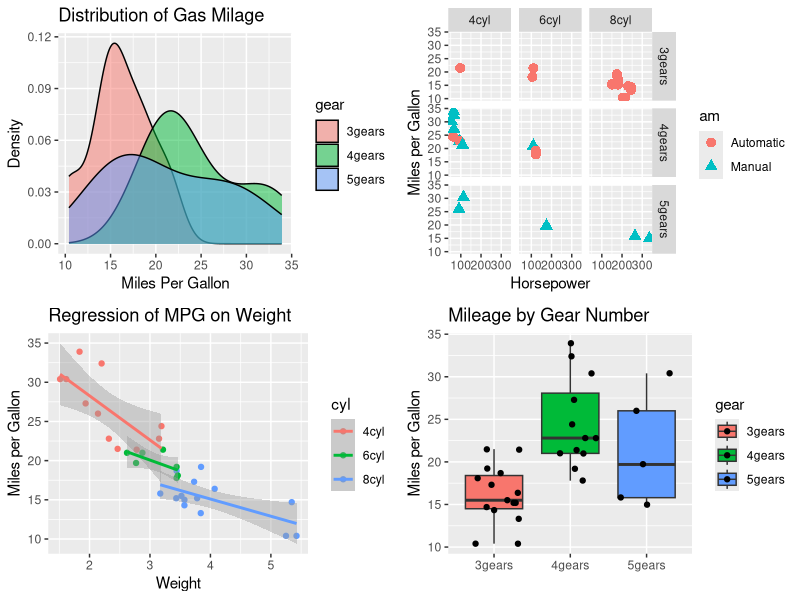

Generate this figure with R: (Note: this script raises an error after producing the figure.)
## ---- chunk 1
library(tidyverse)
library(kableExtra)
## ---- chunk 2
# create factors with value labels 
mtcars$gear <- factor(mtcars$gear,levels=c(3,4,5),
   labels=c("3gears","4gears","5gears")) 
mtcars$am <- factor(mtcars$am,levels=c(0,1),
   labels=c("Automatic","Manual")) 
mtcars$cyl <- factor(mtcars$cyl,levels=c(4,6,8),
   labels=c("4cyl","6cyl","8cyl")) 

# Kernel density plots for mpg
# grouped by number of gears (indicated by color)
p1 <- qplot(mpg, data=mtcars, geom="density", fill=gear, alpha=I(.5), 
   main="Distribution of Gas Milage", xlab="Miles Per Gallon", 
   ylab="Density")

# Scatterplot of mpg vs. hp for each combination of gears and cylinders
# in each facet, transmittion type is represented by shape and color
p2 <-qplot(hp, mpg, data=mtcars, shape=am, color=am, 
   facets=gear~cyl, size=I(3),
   xlab="Horsepower", ylab="Miles per Gallon") 

# Separate regressions of mpg on weight for each number of cylinders
p3 <- qplot(wt, mpg, data=mtcars, geom=c("point", "smooth"), 
   method="lm", formula=y~x, color=cyl, 
   main="Regression of MPG on Weight", 
   xlab="Weight", ylab="Miles per Gallon")

# Boxplots of mpg by number of gears 
# observations (points) are overlayed and jittered
p4 <- qplot(gear, mpg, data=mtcars, geom=c("boxplot", "jitter"), 
   fill=gear, main="Mileage by Gear Number",
   xlab="", ylab="Miles per Gallon")

gridExtra::grid.arrange(p1, p2, p3, p4, nrow = 2)
## ---- chunk 3
2+2
## ---- chunk 4
2 + 2
## ---- chunk 5
#2 + 2
## ---- chunk 6
2 + 3 + 4 / 3
## ---- chunk 7
(2 + 3 + 4) / 3
## ---- chunk 8
(2 + 3 + 4) / 3^2
## ---- chunk 9
((2 + 3 + 4) / 3)^2
## ---- chunk 10
1 < 2
## ---- chunk 11
1 > 2
## ---- chunk 12
2 == 2
## ---- chunk 13
2 != 2
## ---- chunk 14
(1 < 2) & (2 < 3)
## ---- chunk 15
(1 < 2) & (2 > 3)
## ---- chunk 16
(1 < 2) | (2 > 3)
## ---- chunk 17
FALSE | FALSE
## ---- chunk 18
a <- 2 ## good practice
3 -> b ## bad practice
c = -4 ## bad practice
a + b + c
## ---- chunk 19
a
## ---- chunk 20
a <- 10
a
## ---- chunk 21
args(round)
## ---- chunk 22
round(5/3)
## ---- chunk 23
round(5/3, 2)
## ---- chunk 24
round(digits = 2, x = 5/3)  ## Reihenfolge ändern = bad practice
## ---- chunk 25
sqrt(3.5^2 + 6.2^2)
## ---- chunk 26
cos((13+34)/1.5)
## ---- chunk 27
(sin(1.8) + tan(2))/cos(.3)
## ---- chunk 28
log(10, base = 5)
## ---- chunk 29
increase <- function(x, by = 1){
  x + by
}
## ---- chunk 30
increase(3)
## ---- chunk 31
increase(1:5, 1.5)
## ---- chunk 32
circum <- function(a,b) {
  2*a+2*b
}
## ---- chunk 33
circum(1, 3)
## ---- chunk 34
a ## vor ein paar Folien zugewiesen
## ---- chunk 35
A
## ---- chunk 36
(x <- c("Eins", "Zwei"))
## ---- chunk 37
c(x, "Drei", "Vier")
## ---- chunk 38
5:-5
## ---- chunk 39
x <- 1:4
x*2
## ---- chunk 40
x + c(1, 10)
## ---- chunk 41
values <- c(18,	-5,	17,	0, 19, -5, 22)
c2f <- function(cel){cel * 1.8 + 32}
c2f(values)
## ---- chunk 42
c(18,	-5,	17,	0, 19, -5, 22) * 1.8 + 32
## ---- chunk 43
x <- 10:1
## ---- chunk 44
x[]
## ---- chunk 45
x[c(2, 4, 6)]
## ---- chunk 46
x[-c(2, 4, 6)]
## ---- chunk 47
x[x < 5]
## ---- chunk 48
(x <- factor(c("w", "m", "w", "m"))) ##Faktorstufen in alphabetische Reihenfolge
## ---- chunk 49
(y <- factor(x, levels = c("w", "m"))) ##Faktorstufen gemäß levels
## ---- chunk 50
##Argument ncol zur Angabe der Spaltenanzahl
matrix(1:6, ncol = 2) 
## ---- chunk 51
##Argument byrow zum zeilenweise Auffüllen der Matrix
matrix(1:6, nrow = 2, byrow = TRUE)
## ---- chunk 52
x <- matrix(1:6, ncol = 2)
## ---- chunk 53
x[2, ] ##2. Zeile indizieren
## ---- chunk 54
x[, 2] ##2. Spalte indizieren
## ---- chunk 55
x[2, 2] ##2. Zeile, 2. Spalte indizieren
## ---- chunk 56
x[-2, ] ##2. Zeile ausschließen
## ---- chunk 57
## Argument dim zur Angabe der Dimensionen
array(1:12, dim = c(2, 3, 2))
## ---- chunk 58
list(matrix(1:15, ncol = 3), 
          c("Peter", "Ingrid"))
## ---- chunk 59
x <- list(matrix(1:15, ncol = 3), 
          c("Peter", "Ingrid"))
## ---- chunk 60
x[[1]] ##1. Listenelement 
## ---- chunk 61
x[[2]][2] ##2. Element des zweiten Listenelement
## ---- chunk 62
data.frame(age = c(20, 21, 18), 
           sex = c("m", "w", "m"), 
           income = c(1000, 800, 1200))
